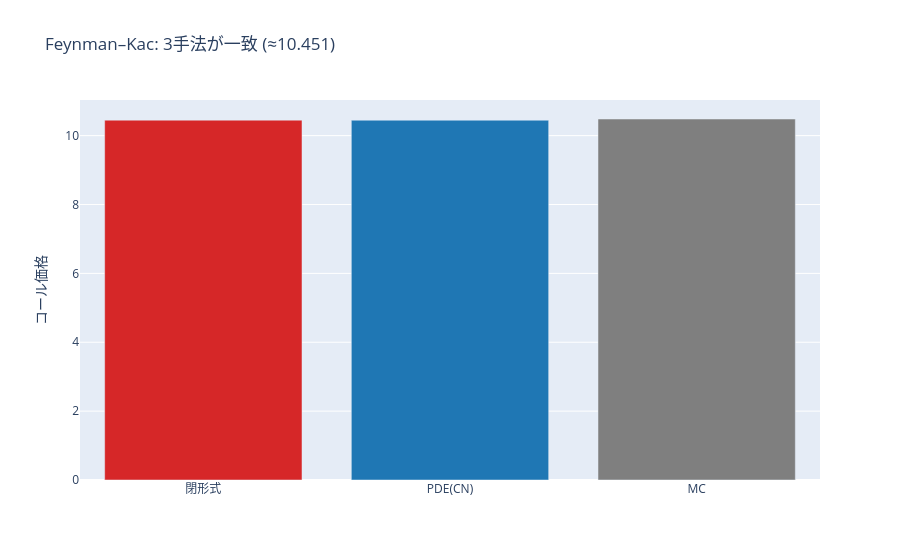

Notebook code for this chart:
### Markdown cell above
> **核心** — 割引期待値は放物型 PDE の解。期待値↔PDE は同一物の二つの顔。<br>
> **直感** — 価格を SDE の期待値でも PDE の境界値問題でも書ける。<br>
> **実務** — MC(期待値)と有限差分(PDE)が同じ価格を出す理論的根拠。手法選択の自由。

### Code cell
# Feynman–Kac の三者一致: 閉形式 == 有限差分(PDE) == モンテカルロ(期待値)
S0, K, r, sigma, T = 100.0, 100.0, 0.05, 0.20, 1.0
closed = bsm.call_price(S0, K, r, sigma, T)
pde = fd.fd_vanilla(S0, K, r, sigma, T, method="cn", n_s=300, n_t=300)
mc_price, se = mc.price_european_mc(S0, K, r, sigma, T, n_paths=400_000, rng=np.random.default_rng(6))
print(f"閉形式 BSM      = {closed:.4f}")
print(f"PDE 有限差分(CN) = {pde:.4f}")
print(f"モンテカルロ     = {mc_price:.4f} ± {se:.4f}")
assert abs(pde - closed) < 0.02 and abs(mc_price - closed) < 3 * se

figfk = go.Figure(
    go.Bar(
        x=["閉形式", "PDE(CN)", "MC"], y=[closed, pde, mc_price],
        marker={"color": ["#d62728", "#1f77b4", "#7f7f7f"]},
    )
)
figfk.update_layout(
    title=f"Feynman–Kac: 3手法が一致 (≈{closed:.3f})", yaxis_title="コール価格"
)
figfk.show()

### Figure 1 — Plotly figure (JSON) as saved in the notebook; plotly's stock layout.template omitted (floating-point values rounded to 4 significant figures)
{"data": [{"marker": {"color": ["#d62728", "#1f77b4", "#7f7f7f"]}, "type": "bar", "x": ["閉形式", "PDE(CN)", "MC"], "y": [10.45, 10.45, 10.48]}], "layout": {"title": {"text": "Feynman–Kac: 3手法が一致 (≈10.451)"}, "yaxis": {"title": {"text": "コール価格"}}}}
